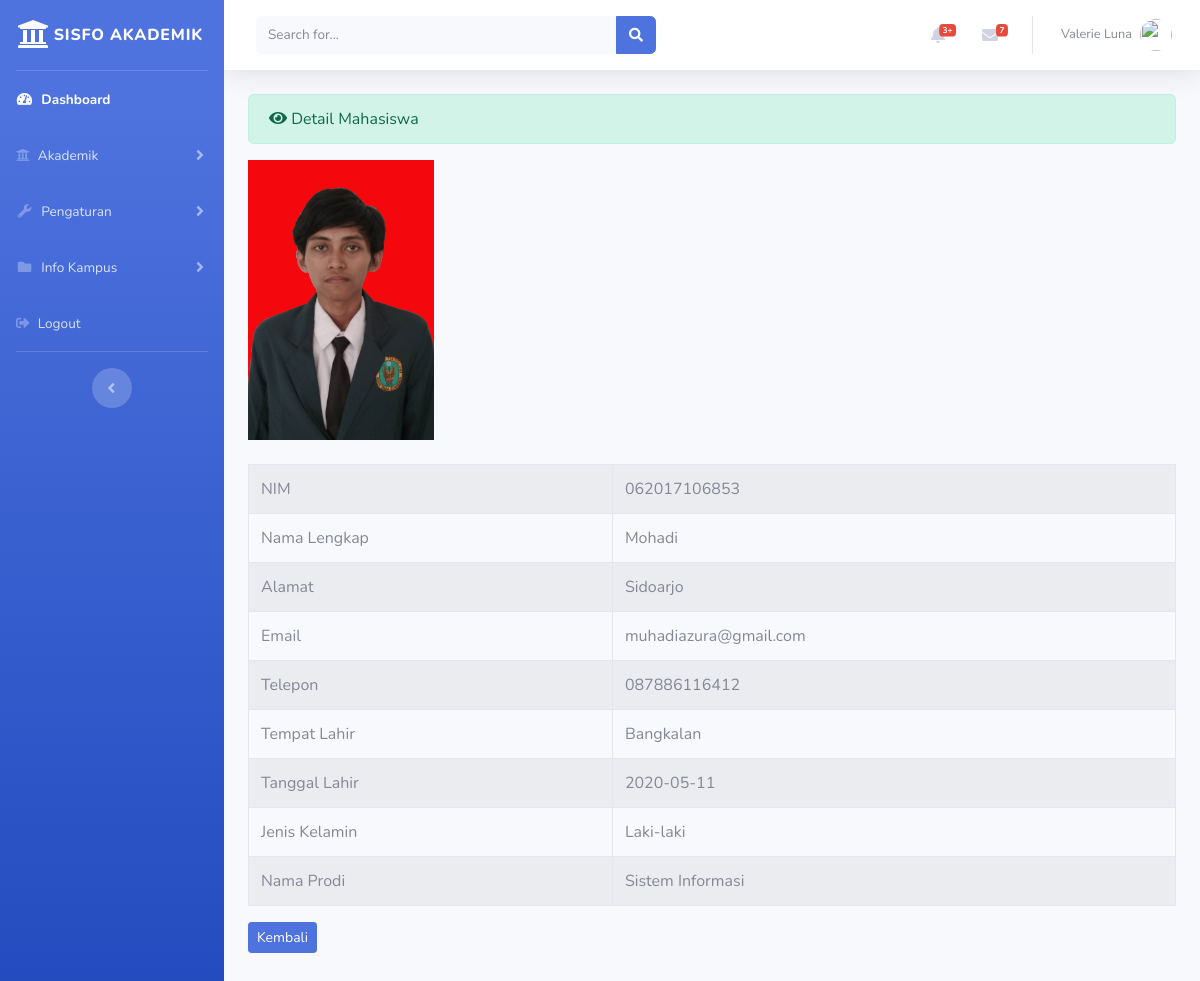
/index.php/administrator/mahasiswa/detail/1, run on the app's committed database.
### tables this page shows
CREATE TABLE `mahasiswa` (
  `id` int(11) NOT NULL,
  `nim` varchar(12) NOT NULL,
  `nama_lengkap` varchar(120) NOT NULL,
  `alamat` varchar(255) NOT NULL,
  `email` varchar(120) NOT NULL,
  `telepon` varchar(20) NOT NULL,
  `tempat_lahir` varchar(120) NOT NULL,
  `tanggal_lahir` date NOT NULL,
  `jenis_kelamin` varchar(120) NOT NULL,
  `nama_prodi` varchar(120) NOT NULL,
  `photo` varchar(255) NOT NULL
);

### application/controllers/administrator/mahasiswa.php (called while the page is built, shortened)
<?php
class Mahasiswa extends CI_Controller {
	public function detail($id)
	{
		$data['detail'] = $this->mahasiswa_model->ambil_id_mahasiswa($id);
		$this->load->view('administrator/templates_administrator/header.php');
		$this->load->view('administrator/templates_administrator/sidebar.php');
		$this->load->view('administrator/mahasiswa_detail', $data);
		$this->load->view('administrator/templates_administrator/footer.php');
	}
}

### index.php (called while the page is built, shortened)
<?php
require_once BASEPATH.'core/CodeIgniter.php';

### application/models/mahasiswa_model.php (called while the page is built, shortened)
<?php
class Mahasiswa_model extends CI_Model {
	public function ambil_id_mahasiswa($id)
	{
		$result = $this->db->where('id',$id)->get('mahasiswa');
		if ($result->num_rows() > 0){
			return $result->result();
		}else {
			return false;
		}
	}
}

### application/views/administrator/mahasiswa_detail.php (the view)
<div class="container-fluid">
	<div class="alert alert-success" role="alert">
    	<i class="fas fa-eye"></i> Detail Mahasiswa
  	</div>
  	<table class="table table-bordered table-striped table-hover">
  		<?php foreach ($detail as $dt) : ?>
  		<img class="mb-4" src="<?php echo base_url('assets/uploads/').$dt->photo ?>" style="width: 20%">
  		<tr>
  			<td>NIM</td>
  			<td><?php echo $dt->nim ?></td>
  		</tr>
  		<tr>
  			<td>Nama Lengkap</td>
  			<td><?php echo $dt->nama_lengkap ?></td>
  		</tr>
  		<tr>
  			<td>Alamat</td>
  			<td><?php echo $dt->alamat ?></td>
  		</tr>
  		<tr>
  			<td>Email</td>
  			<td><?php echo $dt->email ?></td>
  		</tr>
  		<tr>
  			<td>Telepon</td>
  			<td><?php echo $dt->telepon ?></td>
  		</tr>
  		<tr>
  			<td>Tempat Lahir</td>
  			<td><?php echo $dt->tempat_lahir ?></td>
  		</tr>
  		<tr>
  			<td>Tanggal Lahir</td>
  			<td><?php echo $dt->tanggal_lahir ?></td>
  		</tr>
  		<tr>
  			<td>Jenis Kelamin</td>
  			<td><?php echo $dt->jenis_kelamin ?></td>
  		</tr>
  		<tr>
  			<td>Nama Prodi</td>
  			<td><?php echo $dt->nama_prodi ?></td>
  		</tr>
  	<?php endforeach; ?>
  	</table>
  	<?php echo anchor('administrator/mahasiswa','<div class="btn btn-sm btn-primary">Kembali</div>') ?>
  	<br><br><br><br>
</div>

### data on the page
mahasiswa: photo (picture), nim "062017106853", nama_lengkap "Mohadi", alamat "Sidoarjo", email "muhadiazura@gmail.com", telepon "087886116412", tempat_lahir "Bangkalan", tanggal_lahir "2020-05-11", jenis_kelamin "Laki-laki", nama_prodi "Sistem Informasi"
